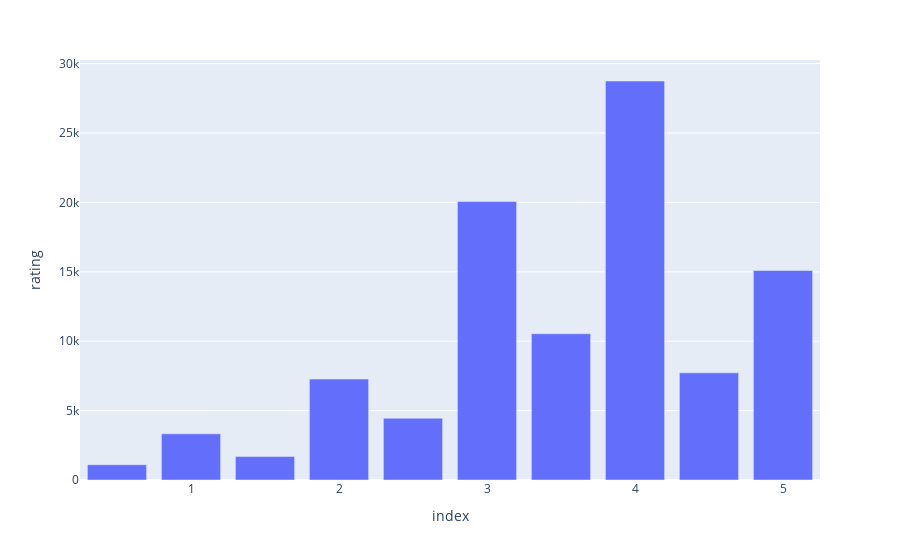

Write notebook code for a chart like this one.
### Code cell
px.bar(ratings_distrib, x=ratings_distrib.index, y="rating")

### Figure 1 — Plotly figure (JSON) as saved in the notebook; plotly's stock layout.template omitted (floating-point values rounded to 4 significant figures)
{"data": [{"alignmentgroup": "True", "hovertemplate": "index=%{x}<br>rating=%{y}<extra></extra>", "legendgroup": "", "marker": {"color": "#636efa", "pattern": {"shape": ""}}, "name": "", "offsetgroup": "", "orientation": "v", "showlegend": false, "textposition": "auto", "type": "bar", "x": [4, 3, 5, 3.5, 4.5, 2, 2.5, 1, 1.5, 0.5], "xaxis": "x", "y": [28750, 20064, 15095, 10538, 7723, 7271, 4449, 3326, 1687, 1101], "yaxis": "y"}], "layout": {"barmode": "relative", "legend": {"tracegroupgap": 0}, "margin": {"t": 60}, "xaxis": {"anchor": "y", "domain": [0, 1], "title": {"text": "index"}}, "yaxis": {"anchor": "x", "domain": [0, 1], "title": {"text": "rating"}}}}
